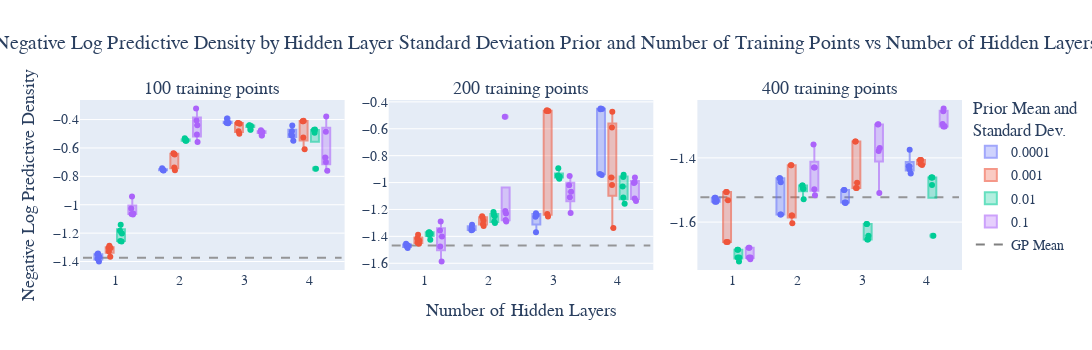

Notebook code cell kept with this figure:
### Code cell
import plotly.express as px 
import plotly.graph_objects as go
from plotly.subplots import make_subplots

# Create a box plot
df = data[data['num_hidden'] > 0]

fig = make_subplots(rows=1, cols=3, shared_yaxes=False, vertical_spacing=0.02, horizontal_spacing=0.05, x_title="Number of Hidden Layers", y_title="Negative Log Predictive Density", 
                    column_titles=["100 training points", "200 training points", "400 training points"])

box_fig = px.box(df, y="test-negative_log_predictive_density", x="num_hidden", color="outputscale", facet_col='num_train', hover_data=df.columns)
for trace in box_fig.data:
    trace.opacity = 0.6
    fig.add_trace(trace)

# Overlay a scatter plot on top of the box plot
strip_fig = px.strip(df, y="test-negative_log_predictive_density", x="num_hidden", color="outputscale", facet_col='num_train', hover_data=df.columns)
for trace in strip_fig.data:
    trace.showlegend=False
    fig.add_trace(trace)

for i, num_train in enumerate(['100', '200', '400'], 1): 
    mean = data['test-negative_log_predictive_density'][(data['num_train'] == num_train) & (data['num_hidden'] == 0)].mean()
    fig.add_shape(
        type='line',
        y0=mean, y1=mean,
        x0=.5, x1=4.5,
        line=dict(
            color='Gray',
            width=2,
            dash="dash",
        ), 
        layer='below',
        name='mean',
        opacity=0.8,
        col=i, row=1, 
    )

# hidden_num_0_mean = data['test-negative_log_predictive_density'][(data['num_hidden'] == 0) & (data['num_train'] == '200')].mean()

fig.add_trace(go.Scatter(
    x=[None],
    y=[None],
    mode='lines',
    line=dict(color="Gray", width=2, dash="dash"),
    showlegend=True,
    name='GP Mean',
), row=1, col=1)

fig.update_layout(
    font_family="Serif",
    title=dict(
        text="Negative Log Predictive Density by Hidden Layer Standard Deviation Prior and Number of Training Points vs Number of Hidden Layers", 
        font_size=20,
        y=0.9, 
        xanchor='center',
        x=.5,
    ),
    legend=dict(
        title="Prior Mean and<br>Standard Dev.", 
        x=1.01, 
        y=0.55,
        yanchor='middle',
        tracegroupgap=2,
    ),
    font_size=14, 
    boxmode='group', 
    width=1200, 
    height=350, 
)

fig.update_yaxes(dtick=0.2, col=1, row=1)
fig.update_yaxes(dtick=0.2, col=2, row=1)
fig.update_yaxes(dtick=0.2, col=3, row=1)

fig.update_annotations(font_size=18)

fig.show()
fig.write_image('../report_plots/nlpd_vs_outputscale_vs_num_traing_vs_num_hidden.jpg', scale=6, width=1200, height=350)
fig.write_image('../report_plots/nlpd_vs_outputscale_vs_num_traing_vs_num_hidden.svg', scale=6, width=1200, height=350)

### Figure 1 — Plotly figure (JSON) as saved in the notebook; plotly's stock layout.template omitted (floating-point values rounded to 4 significant figures; data arrays with more than 128 entries replaced by an {"elided": "..."} marker saying what was removed)
{"data": [{"alignmentgroup": "True", "customdata": {"elided": "20x12 mixed values"}, "hovertemplate": "outputscale=%{customdata[3]}<br>num_train=%{customdata[0]}<br>num_hidden=%{x}<br>test-negative_log_predictive_density=%{y}<br>model=%{customdata[1]}<br>dataset=%{customdata[2]}<br>run=%{customdata[4]}<br>test-expected_log_probability=%{customdata[5]}<br>test-mean_absolute_error=%{customdata[6]}<br>test-mean_squared_error=%{customdata[7]}<br>test-standardized_mean_squared_error=%{customdata[8]}<br>test-mean_standardized_log_loss=%{customdata[9]}<br>test-quantile_coverage_error=%{customdata[10]}<br>step=%{customdata[11]}<extra></extra>", "legendgroup": "0.0001", "marker": {"color": "#636efa"}, "name": "0.0001", "notched": false, "offsetgroup": "0.0001", "opacity": 0.6, "orientation": "v", "showlegend": true, "type": "box", "x": [1, 1, 1, 1, 1, 2, 2, 2, 2, 2, 4, 4, 4, 4, 4, 3, 3, 3, 3, 3], "x0": " ", "xaxis": "x", "y": [-1.381, -1.366, -1.4, -1.35, -1.343, -0.7438, -0.7512, -0.7565, -0.7593, -0.7557, -0.4418, -0.5136, -0.4817, -0.5069, -0.5491, -0.4219, -0.4223, -0.3926, -0.4231, -0.4253], "y0": " ", "yaxis": "y"}, {"alignmentgroup": "True", "customdata": {"elided": "17x12 mixed values"}, "hovertemplate": "outputscale=%{customdata[3]}<br>num_train=%{customdata[0]}<br>num_hidden=%{x}<br>test-negative_log_predictive_density=%{y}<br>model=%{customdata[1]}<br>dataset=%{customdata[2]}<br>run=%{customdata[4]}<br>test-expected_log_probability=%{customdata[5]}<br>test-mean_absolute_error=%{customdata[6]}<br>test-mean_squared_error=%{customdata[7]}<br>test-standardized_mean_squared_error=%{customdata[8]}<br>test-mean_standardized_log_loss=%{customdata[9]}<br>test-quantile_coverage_error=%{customdata[10]}<br>step=%{customdata[11]}<extra></extra>", "legendgroup": "0.0001", "marker": {"color": "#636efa"}, "name": "0.0001", "notched": false, "offsetgroup": "0.0001", "opacity": 0.6, "orientation": "v", "showlegend": false, "type": "box", "x": [2, 2, 2, 2, 1, 1, 1, 1, 3, 3, 3, 3, 4, 4, 4, 4, 4], "x0": " ", "xaxis": "x2", "y": [-1.35, -1.314, -1.354, -1.336, -1.468, -1.487, -1.471, -1.455, -1.228, -1.37, -1.255, -1.241, -0.9432, -0.937, -0.4548, -0.4529, -0.4493], "y0": " ", "yaxis": "y2"}, {"alignmentgroup": "True", "customdata": {"elided": "20x12 mixed values"}, "hovertemplate": "outputscale=%{customdata[3]}<br>num_train=%{customdata[0]}<br>num_hidden=%{x}<br>test-negative_log_predictive_density=%{y}<br>model=%{customdata[1]}<br>dataset=%{customdata[2]}<br>run=%{customdata[4]}<br>test-expected_log_probability=%{customdata[5]}<br>test-mean_absolute_error=%{customdata[6]}<br>test-mean_squared_error=%{customdata[7]}<br>test-standardized_mean_squared_error=%{customdata[8]}<br>test-mean_standardized_log_loss=%{customdata[9]}<br>test-quantile_coverage_error=%{customdata[10]}<br>step=%{customdata[11]}<extra></extra>", "legendgroup": "0.0001", "marker": {"color": "#636efa"}, "name": "0.0001", "notched": false, "offsetgroup": "0.0001", "opacity": 0.6, "orientation": "v", "showlegend": false, "type": "box", "x": [4, 4, 4, 4, 4, 2, 2, 2, 2, 2, 1, 1, 1, 1, 1, 3, 3, 3, 3, 3], "x0": " ", "xaxis": "x3", "y": [-1.375, -1.426, -1.436, -1.449, -1.426, -1.464, -1.576, -1.476, -1.464, -1.576, -1.536, -1.524, -1.533, -1.536, -1.524, -1.539, -1.5, -1.541, -1.539, -1.5], "y0": " ", "yaxis": "y3"}, {"alignmentgroup": "True", "customdata": {"elided": "20x12 mixed values"}, "hovertemplate": "outputscale=%{customdata[3]}<br>num_train=%{customdata[0]}<br>num_hidden=%{x}<br>test-negative_log_predictive_density=%{y}<br>model=%{customdata[1]}<br>dataset=%{customdata[2]}<br>run=%{customdata[4]}<br>test-expected_log_probability=%{customdata[5]}<br>test-mean_absolute_error=%{customdata[6]}<br>test-mean_squared_error=%{customdata[7]}<br>test-standardized_mean_squared_error=%{customdata[8]}<br>test-mean_standardized_log_loss=%{customdata[9]}<br>test-quantile_coverage_error=%{customdata[10]}<br>step=%{customdata[11]}<extra></extra>", "legendgroup": "0.001", "marker": {"color": "#EF553B"}, "name": "0.001", "notched": false, "offsetgroup": "0.001", "opacity": 0.6, "orientation": "v", "showlegend": true, "type": "box", "x": [4, 4, 4, 4, 4, 3, 3, 3, 3, 3, 2, 2, 2, 2, 2, 1, 1, 1, 1, 1], "x0": " ", "xaxis": "x", "y": [-0.4114, -0.4079, -0.5266, -0.6099, -0.4122, -0.4248, -0.4824, -0.5004, -0.424, -0.4288, -0.6412, -0.6375, -0.7383, -0.7564, -0.6466, -1.367, -1.305, -1.303, -1.329, -1.289], "y0": " ", "yaxis": "y"}, {"alignmentgroup": "True", "customdata": {"elided": "20x12 mixed values"}, "hovertemplate": "outputscale=%{customdata[3]}<br>num_train=%{customdata[0]}<br>num_hidden=%{x}<br>test-negative_log_predictive_density=%{y}<br>model=%{customdata[1]}<br>dataset=%{customdata[2]}<br>run=%{customdata[4]}<br>test-expected_log_probability=%{customdata[5]}<br>test-mean_absolute_error=%{customdata[6]}<br>test-mean_squared_error=%{customdata[7]}<br>test-standardized_mean_squared_error=%{customdata[8]}<br>test-mean_standardized_log_loss=%{customdata[9]}<br>test-quantile_coverage_error=%{customdata[10]}<br>step=%{customdata[11]}<extra></extra>", "legendgroup": "0.001", "marker": {"color": "#EF553B"}, "name": "0.001", "notched": false, "offsetgroup": "0.001", "opacity": 0.6, "orientation": "v", "showlegend": false, "type": "box", "x": [3, 3, 3, 3, 3, 2, 2, 2, 2, 2, 1, 1, 1, 1, 1, 4, 4, 4, 4, 4], "x0": " ", "xaxis": "x2", "y": [-0.4683, -1.253, -0.4676, -0.4627, -1.234, -1.322, -1.259, -1.307, -1.282, -1.251, -1.431, -1.447, -1.387, -1.415, -1.455, -1.338, -1.018, -0.4733, -0.5898, -0.962], "y0": " ", "yaxis": "y2"}, {"alignmentgroup": "True", "customdata": {"elided": "20x12 mixed values"}, "hovertemplate": "outputscale=%{customdata[3]}<br>num_train=%{customdata[0]}<br>num_hidden=%{x}<br>test-negative_log_predictive_density=%{y}<br>model=%{customdata[1]}<br>dataset=%{customdata[2]}<br>run=%{customdata[4]}<br>test-expected_log_probability=%{customdata[5]}<br>test-mean_absolute_error=%{customdata[6]}<br>test-mean_squared_error=%{customdata[7]}<br>test-standardized_mean_squared_error=%{customdata[8]}<br>test-mean_standardized_log_loss=%{customdata[9]}<br>test-quantile_coverage_error=%{customdata[10]}<br>step=%{customdata[11]}<extra></extra>", "legendgroup": "0.001", "marker": {"color": "#EF553B"}, "name": "0.001", "notched": false, "offsetgroup": "0.001", "opacity": 0.6, "orientation": "v", "showlegend": false, "type": "box", "x": [4, 4, 4, 4, 4, 1, 1, 1, 1, 1, 2, 2, 2, 2, 2, 3, 3, 3, 3, 3], "x0": " ", "xaxis": "x3", "y": [-1.419, -1.407, -1.407, -1.422, -1.407, -1.506, -1.662, -1.532, -1.506, -1.662, -1.58, -1.423, -1.603, -1.58, -1.423, -1.349, -1.494, -1.477, -1.349, -1.494], "y0": " ", "yaxis": "y3"}, {"alignmentgroup": "True", "customdata": {"elided": "20x12 mixed values"}, "hovertemplate": "outputscale=%{customdata[3]}<br>num_train=%{customdata[0]}<br>num_hidden=%{x}<br>test-negative_log_predictive_density=%{y}<br>model=%{customdata[1]}<br>dataset=%{customdata[2]}<br>run=%{customdata[4]}<br>test-expected_log_probability=%{customdata[5]}<br>test-mean_absolute_error=%{customdata[6]}<br>test-mean_squared_error=%{customdata[7]}<br>test-standardized_mean_squared_error=%{customdata[8]}<br>test-mean_standardized_log_loss=%{customdata[9]}<br>test-quantile_coverage_error=%{customdata[10]}<br>step=%{customdata[11]}<extra></extra>", "legendgroup": "0.01", "marker": {"color": "#00cc96"}, "name": "0.01", "notched": false, "offsetgroup": "0.01", "opacity": 0.6, "orientation": "v", "showlegend": true, "type": "box", "x": [4, 4, 4, 4, 4, 2, 2, 2, 2, 2, 1, 1, 1, 1, 1, 3, 3, 3, 3, 3], "x0": " ", "xaxis": "x", "y": [-0.4697, -0.474, -0.4743, -0.7465, -0.4929, -0.5317, -0.5494, -0.5439, -0.5448, -0.5498, -1.259, -1.141, -1.255, -1.202, -1.184, -0.4426, -0.4472, -0.4715, -0.4398, -0.446], "y0": " ", "yaxis": "y"}, {"alignmentgroup": "True", "customdata": {"elided": "20x12 mixed values"}, "hovertemplate": "outputscale=%{customdata[3]}<br>num_train=%{customdata[0]}<br>num_hidden=%{x}<br>test-negative_log_predictive_density=%{y}<br>model=%{customdata[1]}<br>dataset=%{customdata[2]}<br>run=%{customdata[4]}<br>test-expected_log_probability=%{customdata[5]}<br>test-mean_absolute_error=%{customdata[6]}<br>test-mean_squared_error=%{customdata[7]}<br>test-standardized_mean_squared_error=%{customdata[8]}<br>test-mean_standardized_log_loss=%{customdata[9]}<br>test-quantile_coverage_error=%{customdata[10]}<br>step=%{customdata[11]}<extra></extra>", "legendgroup": "0.01", "marker": {"color": "#00cc96"}, "name": "0.01", "notched": false, "offsetgroup": "0.01", "opacity": 0.6, "orientation": "v", "showlegend": false, "type": "box", "x": [3, 3, 3, 3, 3, 2, 2, 2, 2, 2, 1, 1, 1, 1, 1, 4, 4, 4, 4, 4], "x0": " ", "xaxis": "x2", "y": [-0.9601, -0.9466, -0.9545, -0.8938, -0.971, -1.29, -1.219, -1.3, -1.25, -1.24, -1.369, -1.425, -1.388, -1.38, -1.37, -1.029, -0.9423, -0.9586, -1.158, -1.112], "y0": " ", "yaxis": "y2"}, {"alignmentgroup": "True", "customdata": {"elided": "20x12 mixed values"}, "hovertemplate": "outputscale=%{customdata[3]}<br>num_train=%{customdata[0]}<br>num_hidden=%{x}<br>test-negative_log_predictive_density=%{y}<br>model=%{customdata[1]}<br>dataset=%{customdata[2]}<br>run=%{customdata[4]}<br>test-expected_log_probability=%{customdata[5]}<br>test-mean_absolute_error=%{customdata[6]}<br>test-mean_squared_error=%{customdata[7]}<br>test-standardized_mean_squared_error=%{customdata[8]}<br>test-mean_standardized_log_loss=%{customdata[9]}<br>test-quantile_coverage_error=%{customdata[10]}<br>step=%{customdata[11]}<extra></extra>", "legendgroup": "0.01", "marker": {"color": "#00cc96"}, "name": "0.01", "notched": false, "offsetgroup": "0.01", "opacity": 0.6, "orientation": "v", "showlegend": false, "type": "box", "x": [1, 1, 1, 1, 1, 4, 4, 4, 4, 4, 3, 3, 3, 3, 3, 2, 2, 2, 2, 2], "x0": " ", "xaxis": "x3", "y": [-1.71, -1.686, -1.723, -1.71, -1.686, -1.484, -1.461, -1.461, -1.642, -1.461, -1.654, -1.606, -1.642, -1.654, -1.606, -1.496, -1.486, -1.529, -1.496, -1.486], "y0": " ", "yaxis": "y3"}, {"alignmentgroup": "True", "customdata": {"elided": "20x12 mixed values"}, "hovertemplate": "outputscale=%{customdata[3]}<br>num_train=%{customdata[0]}<br>num_hidden=%{x}<br>test-negative_log_predictive_density=%{y}<br>model=%{customdata[1]}<br>dataset=%{customdata[2]}<br>run=%{customdata[4]}<br>test-expected_log_probability=%{customdata[5]}<br>test-mean_absolute_error=%{customdata[6]}<br>test-mean_squared_error=%{customdata[7]}<br>test-standardized_mean_squared_error=%{customdata[8]}<br>test-mean_standardized_log_loss=%{customdata[9]}<br>test-quantile_coverage_error=%{customdata[10]}<br>step=%{customdata[11]}<extra></extra>", "legendgroup": "0.1", "marker": {"color": "#ab63fa"}, "name": "0.1", "notched": false, "offsetgroup": "0.1", "opacity": 0.6, "orientation": "v", "showlegend": true, "type": "box", "x": [1, 1, 1, 1, 1, 3, 3, 3, 3, 3, 4, 4, 4, 4, 4, 2, 2, 2, 2, 2], "x0": " ", "xaxis": "x", "y": [-1.061, -1.069, -1.027, -1.065, -0.9428, -0.4872, -0.5119, -0.475, -0.4858, -0.4879, -0.6993, -0.7613, -0.4852, -0.6664, -0.3776, -0.4062, -0.5577, -0.4404, -0.5058, -0.3221], "y0": " ", "yaxis": "y"}, {"alignmentgroup": "True", "customdata": {"elided": "20x12 mixed values"}, "hovertemplate": "outputscale=%{customdata[3]}<br>num_train=%{customdata[0]}<br>num_hidden=%{x}<br>test-negative_log_predictive_density=%{y}<br>model=%{customdata[1]}<br>dataset=%{customdata[2]}<br>run=%{customdata[4]}<br>test-expected_log_probability=%{customdata[5]}<br>test-mean_absolute_error=%{customdata[6]}<br>test-mean_squared_error=%{customdata[7]}<br>test-standardized_mean_squared_error=%{customdata[8]}<br>test-mean_standardized_log_loss=%{customdata[9]}<br>test-quantile_coverage_error=%{customdata[10]}<br>step=%{customdata[11]}<extra></extra>", "legendgroup": "0.1", "marker": {"color": "#ab63fa"}, "name": "0.1", "notched": false, "offsetgroup": "0.1", "opacity": 0.6, "orientation": "v", "showlegend": false, "type": "box", "x": [1, 1, 1, 1, 1, 3, 3, 3, 3, 3, 2, 2, 2, 2, 2, 4, 4, 4, 4, 4], "x0": " ", "xaxis": "x2", "y": [-1.587, -1.289, -1.356, -1.475, -1.4, -1.11, -0.9504, -1.226, -1.069, -1.019, -0.511, -1.212, -1.289, -1.278, -1.231, -0.9615, -0.998, -1.118, -1.003, -1.136], "y0": " ", "yaxis": "y2"}, {"alignmentgroup": "True", "customdata": {"elided": "20x12 mixed values"}, "hovertemplate": "outputscale=%{customdata[3]}<br>num_train=%{customdata[0]}<br>num_hidden=%{x}<br>test-negative_log_predictive_density=%{y}<br>model=%{customdata[1]}<br>dataset=%{customdata[2]}<br>run=%{customdata[4]}<br>test-expected_log_probability=%{customdata[5]}<br>test-mean_absolute_error=%{customdata[6]}<br>test-mean_squared_error=%{customdata[7]}<br>test-standardized_mean_squared_error=%{customdata[8]}<br>test-mean_standardized_log_loss=%{customdata[9]}<br>test-quantile_coverage_error=%{customdata[10]}<br>step=%{customdata[11]}<extra></extra>", "legendgroup": "0.1", "marker": {"color": "#ab63fa"}, "name": "0.1", "notched": false, "offsetgroup": "0.1", "opacity": 0.6, "orientation": "v", "showlegend": false, "type": "box", "x": [1, 1, 1, 1, 1, 2, 2, 2, 2, 2, 3, 3, 3, 3, 3, 4, 4, 4, 4, 4], "x0": " ", "xaxis": "x3", "y": [-1.68, -1.71, -1.715, -1.68, -1.711, -1.43, -1.517, -1.498, -1.43, -1.359, -1.296, -1.37, -1.379, -1.296, -1.509, -1.294, -1.302, -1.255, -1.246, -1.302], "y0": " ", "yaxis": "y3"}, {"alignmentgroup": "True", "boxpoints": "all", "customdata": {"elided": "20x12 mixed values"}, "fillcolor": "rgba(255,255,255,0)", "hoveron": "points", "hovertemplate": "outputscale=%{customdata[3]}<br>num_train=%{customdata[0]}<br>num_hidden=%{x}<br>test-negative_log_predictive_density=%{y}<br>model=%{customdata[1]}<br>dataset=%{customdata[2]}<br>run=%{customdata[4]}<br>test-expected_log_probability=%{customdata[5]}<br>test-mean_absolute_error=%{customdata[6]}<br>test-mean_squared_error=%{customdata[7]}<br>test-standardized_mean_squared_error=%{customdata[8]}<br>test-mean_standardized_log_loss=%{customdata[9]}<br>test-quantile_coverage_error=%{customdata[10]}<br>step=%{customdata[11]}<extra></extra>", "legendgroup": "0.0001", "line": {"color": "rgba(255,255,255,0)"}, "marker": {"color": "#636efa"}, "name": "0.0001", "offsetgroup": "0.0001", "orientation": "v", "pointpos": 0, "showlegend": false, "type": "box", "x": [1, 1, 1, 1, 1, 2, 2, 2, 2, 2, 4, 4, 4, 4, 4, 3, 3, 3, 3, 3], "x0": " ", "xaxis": "x", "y": [-1.381, -1.366, -1.4, -1.35, -1.343, -0.7438, -0.7512, -0.7565, -0.7593, -0.7557, -0.4418, -0.5136, -0.4817, -0.5069, -0.5491, -0.4219, -0.4223, -0.3926, -0.4231, -0.4253], "y0": " ", "yaxis": "y"}, {"alignmentgroup": "True", "boxpoints": "all", "customdata": {"elided": "17x12 mixed values"}, "fillcolor": "rgba(255,255,255,0)", "hoveron": "points", "hovertemplate": "outputscale=%{customdata[3]}<br>num_train=%{customdata[0]}<br>num_hidden=%{x}<br>test-negative_log_predictive_density=%{y}<br>model=%{customdata[1]}<br>dataset=%{customdata[2]}<br>run=%{customdata[4]}<br>test-expected_log_probability=%{customdata[5]}<br>test-mean_absolute_error=%{customdata[6]}<br>test-mean_squared_error=%{customdata[7]}<br>test-standardized_mean_squared_error=%{customdata[8]}<br>test-mean_standardized_log_loss=%{customdata[9]}<br>test-quantile_coverage_error=%{customdata[10]}<br>step=%{customdata[11]}<extra></extra>", "legendgroup": "0.0001", "line": {"color": "rgba(255,255,255,0)"}, "marker": {"color": "#636efa"}, "name": "0.0001", "offsetgroup": "0.0001", "orientation": "v", "pointpos": 0, "showlegend": false, "type": "box", "x": [2, 2, 2, 2, 1, 1, 1, 1, 3, 3, 3, 3, 4, 4, 4, 4, 4], "x0": " ", "xaxis": "x2", "y": [-1.35, -1.314, -1.354, -1.336, -1.468, -1.487, -1.471, -1.455, -1.228, -1.37, -1.255, -1.241, -0.9432, -0.937, -0.4548, -0.4529, -0.4493], "y0": " ", "yaxis": "y2"}, {"alignmentgroup": "True", "boxpoints": "all", "customdata": {"elided": "20x12 mixed values"}, "fillcolor": "rgba(255,255,255,0)", "hoveron": "points", "hovertemplate": "outputscale=%{customdata[3]}<br>num_train=%{customdata[0]}<br>num_hidden=%{x}<br>test-negative_log_predictive_density=%{y}<br>model=%{customdata[1]}<br>dataset=%{customdata[2]}<br>run=%{customdata[4]}<br>test-expected_log_probability=%{customdata[5]}<br>test-mean_absolute_error=%{customdata[6]}<br>test-mean_squared_error=%{customdata[7]}<br>test-standardized_mean_squared_error=%{customdata[8]}<br>test-mean_standardized_log_loss=%{customdata[9]}<br>test-quantile_coverage_error=%{customdata[10]}<br>step=%{customdata[11]}<extra></extra>", "legendgroup": "0.0001", "line": {"color": "rgba(255,255,255,0)"}, "marker": {"color": "#636efa"}, "name": "0.0001", "offsetgroup": "0.0001", "orientation": "v", "pointpos": 0, "showlegend": false, "type": "box", "x": [4, 4, 4, 4, 4, 2, 2, 2, 2, 2, 1, 1, 1, 1, 1, 3, 3, 3, 3, 3], "x0": " ", "xaxis": "x3", "y": [-1.375, -1.426, -1.436, -1.449, -1.426, -1.464, -1.576, -1.476, -1.464, -1.576, -1.536, -1.524, -1.533, -1.536, -1.524, -1.539, -1.5, -1.541, -1.539, -1.5], "y0": " ", "yaxis": "y3"}, {"alignmentgroup": "True", "boxpoints": "all", "customdata": {"elided": "20x12 mixed values"}, "fillcolor": "rgba(255,255,255,0)", "hoveron": "points", "hovertemplate": "outputscale=%{customdata[3]}<br>num_train=%{customdata[0]}<br>num_hidden=%{x}<br>test-negative_log_predictive_density=%{y}<br>model=%{customdata[1]}<br>dataset=%{customdata[2]}<br>run=%{customdata[4]}<br>test-expected_log_probability=%{customdata[5]}<br>test-mean_absolute_error=%{customdata[6]}<br>test-mean_squared_error=%{customdata[7]}<br>test-standardized_mean_squared_error=%{customdata[8]}<br>test-mean_standardized_log_loss=%{customdata[9]}<br>test-quantile_coverage_error=%{customdata[10]}<br>step=%{customdata[11]}<extra></extra>", "legendgroup": "0.001", "line": {"color": "rgba(255,255,255,0)"}, "marker": {"color": "#EF553B"}, "name": "0.001", "offsetgroup": "0.001", "orientation": "v", "pointpos": 0, "showlegend": false, "type": "box", "x": [4, 4, 4, 4, 4, 3, 3, 3, 3, 3, 2, 2, 2, 2, 2, 1, 1, 1, 1, 1], "x0": " ", "xaxis": "x", "y": [-0.4114, -0.4079, -0.5266, -0.6099, -0.4122, -0.4248, -0.4824, -0.5004, -0.424, -0.4288, -0.6412, -0.6375, -0.7383, -0.7564, -0.6466, -1.367, -1.305, -1.303, -1.329, -1.289], "y0": " ", "yaxis": "y"}, {"alignmentgroup": "True", "boxpoints": "all", "customdata": {"elided": "20x12 mixed values"}, "fillcolor": "rgba(255,255,255,0)", "hoveron": "points", "hovertemplate": "outputscale=%{customdata[3]}<br>num_train=%{customdata[0]}<br>num_hidden=%{x}<br>test-negative_log_predictive_density=%{y}<br>model=%{customdata[1]}<br>dataset=%{customdata[2]}<br>run=%{customdata[4]}<br>test-expected_log_probability=%{customdata[5]}<br>test-mean_absolute_error=%{customdata[6]}<br>test-mean_squared_error=%{customdata[7]}<br>test-standardized_mean_squared_error=%{customdata[8]}<br>test-mean_standardized_log_loss=%{customdata[9]}<br>test-quantile_coverage_error=%{customdata[10]}<br>step=%{customdata[11]}<extra></extra>", "legendgroup": "0.001", "line": {"color": "rgba(255,255,255,0)"}, "marker": {"color": "#EF553B"}, "name": "0.001", "offsetgroup": "0.001", "orientation": "v", "pointpos": 0, "showlegend": false, "type": "box", "x": [3, 3, 3, 3, 3, 2, 2, 2, 2, 2, 1, 1, 1, 1, 1, 4, 4, 4, 4, 4], "x0": " ", "xaxis": "x2", "y": [-0.4683, -1.253, -0.4676, -0.4627, -1.234, -1.322, -1.259, -1.307, -1.282, -1.251, -1.431, -1.447, -1.387, -1.415, -1.455, -1.338, -1.018, -0.4733, -0.5898, -0.962], "y0": " ", "yaxis": "y2"}, {"alignmentgroup": "True", "boxpoints": "all", "customdata": {"elided": "20x12 mixed values"}, "fillcolor": "rgba(255,255,255,0)", "hoveron": "points", "hovertemplate": "outputscale=%{customdata[3]}<br>num_train=%{customdata[0]}<br>num_hidden=%{x}<br>test-negative_log_predictive_density=%{y}<br>model=%{customdata[1]}<br>dataset=%{customdata[2]}<br>run=%{customdata[4]}<br>test-expected_log_probability=%{customdata[5]}<br>test-mean_absolute_error=%{customdata[6]}<br>test-mean_squared_error=%{customdata[7]}<br>test-standardized_mean_squared_error=%{customdata[8]}<br>test-mean_standardized_log_loss=%{customdata[9]}<br>test-quantile_coverage_error=%{customdata[10]}<br>step=%{customdata[11]}<extra></extra>", "legendgroup": "0.001", "line": {"color": "rgba(255,255,255,0)"}, "marker": {"color": "#EF553B"}, "name": "0.001", "offsetgroup": "0.001", "orientation": "v", "pointpos": 0, "showlegend": false, "type": "box", "x": [4, 4, 4, 4, 4, 1, 1, 1, 1, 1, 2, 2, 2, 2, 2, 3, 3, 3, 3, 3], "x0": " ", "xaxis": "x3", "y": [-1.419, -1.407, -1.407, -1.422, -1.407, -1.506, -1.662, -1.532, -1.506, -1.662, -1.58, -1.423, -1.603, -1.58, -1.423, -1.349, -1.494, -1.477, -1.349, -1.494], "y0": " ", "yaxis": "y3"}, {"alignmentgroup": "True", "boxpoints": "all", "customdata": {"elided": "20x12 mixed values"}, "fillcolor": "rgba(255,255,255,0)", "hoveron": "points", "hovertemplate": "outputscale=%{customdata[3]}<br>num_train=%{customdata[0]}<br>num_hidden=%{x}<br>test-negative_log_predictive_density=%{y}<br>model=%{customdata[1]}<br>dataset=%{customdata[2]}<br>run=%{customdata[4]}<br>test-expected_log_probability=%{customdata[5]}<br>test-mean_absolute_error=%{customdata[6]}<br>test-mean_squared_error=%{customdata[7]}<br>test-standardized_mean_squared_error=%{customdata[8]}<br>test-mean_standardized_log_loss=%{customdata[9]}<br>test-quantile_coverage_error=%{customdata[10]}<br>step=%{customdata[11]}<extra></extra>", "legendgroup": "0.01", "line": {"color": "rgba(255,255,255,0)"}, "marker": {"color": "#00cc96"}, "name": "0.01", "offsetgroup": "0.01", "orientation": "v", "pointpos": 0, "showlegend": false, "type": "box", "x": [4, 4, 4, 4, 4, 2, 2, 2, 2, 2, 1, 1, 1, 1, 1, 3, 3, 3, 3, 3], "x0": " ", "xaxis": "x", "y": [-0.4697, -0.474, -0.4743, -0.7465, -0.4929, -0.5317, -0.5494, -0.5439, -0.5448, -0.5498, -1.259, -1.141, -1.255, -1.202, -1.184, -0.4426, -0.4472, -0.4715, -0.4398, -0.446], "y0": " ", "yaxis": "y"}, {"alignmentgroup": "True", "boxpoints": "all", "customdata": {"elided": "20x12 mixed values"}, "fillcolor": "rgba(255,255,255,0)", "hoveron": "points", "hovertemplate": "outputscale=%{customdata[3]}<br>num_train=%{customdata[0]}<br>num_hidden=%{x}<br>test-negative_log_predictive_density=%{y}<br>model=%{customdata[1]}<br>dataset=%{customdata[2]}<br>run=%{customdata[4]}<br>test-expected_log_probability=%{customdata[5]}<br>test-mean_absolute_error=%{customdata[6]}<br>test-mean_squared_error=%{customdata[7]}<br>test-standardized_mean_squared_error=%{customdata[8]}<br>test-mean_standardized_log_loss=%{customdata[9]}<br>test-quantile_coverage_error=%{customdata[10]}<br>step=%{customdata[11]}<extra></extra>", "legendgroup": "0.01", "line": {"color": "rgba(255,255,255,0)"}, "marker": {"color": "#00cc96"}, "name": "0.01", "offsetgroup": "0.01", "orientation": "v", "pointpos": 0, "showlegend": false, "type": "box", "x": [3, 3, 3, 3, 3, 2, 2, 2, 2, 2, 1, 1, 1, 1, 1, 4, 4, 4, 4, 4], "x0": " ", "xaxis": "x2", "y": [-0.9601, -0.9466, -0.9545, -0.8938, -0.971, -1.29, -1.219, -1.3, -1.25, -1.24, -1.369, -1.425, -1.388, -1.38, -1.37, -1.029, -0.9423, -0.9586, -1.158, -1.112], "y0": " ", "yaxis": "y2"}, {"alignmentgroup": "True", "boxpoints": "all", "customdata": {"elided": "20x12 mixed values"}, "fillcolor": "rgba(255,255,255,0)", "hoveron": "points", "hovertemplate": "outputscale=%{customdata[3]}<br>num_train=%{customdata[0]}<br>num_hidden=%{x}<br>test-negative_log_predictive_density=%{y}<br>model=%{customdata[1]}<br>dataset=%{customdata[2]}<br>run=%{customdata[4]}<br>test-expected_log_probability=%{customdata[5]}<br>test-mean_absolute_error=%{customdata[6]}<br>test-mean_squared_error=%{customdata[7]}<br>test-standardized_mean_squared_error=%{customdata[8]}<br>test-mean_standardized_log_loss=%{customdata[9]}<br>test-quantile_coverage_error=%{customdata[10]}<br>step=%{customdata[11]}<extra></extra>", "legendgroup": "0.01", "line": {"color": "rgba(255,255,255,0)"}, "marker": {"color": "#00cc96"}, "name": "0.01", "offsetgroup": "0.01", "orientation": "v", "pointpos": 0, "showlegend": false, "type": "box", "x": [1, 1, 1, 1, 1, 4, 4, 4, 4, 4, 3, 3, 3, 3, 3, 2, 2, 2, 2, 2], "x0": " ", "xaxis": "x3", "y": [-1.71, -1.686, -1.723, -1.71, -1.686, -1.484, -1.461, -1.461, -1.642, -1.461, -1.654, -1.606, -1.642, -1.654, -1.606, -1.496, -1.486, -1.529, -1.496, -1.486], "y0": " ", "yaxis": "y3"}, {"alignmentgroup": "True", "boxpoints": "all", "customdata": {"elided": "20x12 mixed values"}, "fillcolor": "rgba(255,255,255,0)", "hoveron": "points", "hovertemplate": "outputscale=%{customdata[3]}<br>num_train=%{customdata[0]}<br>num_hidden=%{x}<br>test-negative_log_predictive_density=%{y}<br>model=%{customdata[1]}<br>dataset=%{customdata[2]}<br>run=%{customdata[4]}<br>test-expected_log_probability=%{customdata[5]}<br>test-mean_absolute_error=%{customdata[6]}<br>test-mean_squared_error=%{customdata[7]}<br>test-standardized_mean_squared_error=%{customdata[8]}<br>test-mean_standardized_log_loss=%{customdata[9]}<br>test-quantile_coverage_error=%{customdata[10]}<br>step=%{customdata[11]}<extra></extra>", "legendgroup": "0.1", "line": {"color": "rgba(255,255,255,0)"}, "marker": {"color": "#ab63fa"}, "name": "0.1", "offsetgroup": "0.1", "orientation": "v", "pointpos": 0, "showlegend": false, "type": "box", "x": [1, 1, 1, 1, 1, 3, 3, 3, 3, 3, 4, 4, 4, 4, 4, 2, 2, 2, 2, 2], "x0": " ", "xaxis": "x", "y": [-1.061, -1.069, -1.027, -1.065, -0.9428, -0.4872, -0.5119, -0.475, -0.4858, -0.4879, -0.6993, -0.7613, -0.4852, -0.6664, -0.3776, -0.4062, -0.5577, -0.4404, -0.5058, -0.3221], "y0": " ", "yaxis": "y"}, {"alignmentgroup": "True", "boxpoints": "all", "customdata": {"elided": "20x12 mixed values"}, "fillcolor": "rgba(255,255,255,0)", "hoveron": "points", "hovertemplate": "outputscale=%{customdata[3]}<br>num_train=%{customdata[0]}<br>num_hidden=%{x}<br>test-negative_log_predictive_density=%{y}<br>model=%{customdata[1]}<br>dataset=%{customdata[2]}<br>run=%{customdata[4]}<br>test-expected_log_probability=%{customdata[5]}<br>test-mean_absolute_error=%{customdata[6]}<br>test-mean_squared_error=%{customdata[7]}<br>test-standardized_mean_squared_error=%{customdata[8]}<br>test-mean_standardized_log_loss=%{customdata[9]}<br>test-quantile_coverage_error=%{customdata[10]}<br>step=%{customdata[11]}<extra></extra>", "legendgroup": "0.1", "line": {"color": "rgba(255,255,255,0)"}, "marker": {"color": "#ab63fa"}, "name": "0.1", "offsetgroup": "0.1", "orientation": "v", "pointpos": 0, "showlegend": false, "type": "box", "x": [1, 1, 1, 1, 1, 3, 3, 3, 3, 3, 2, 2, 2, 2, 2, 4, 4, 4, 4, 4], "x0": " ", "xaxis": "x2", "y": [-1.587, -1.289, -1.356, -1.475, -1.4, -1.11, -0.9504, -1.226, -1.069, -1.019, -0.511, -1.212, -1.289, -1.278, -1.231, -0.9615, -0.998, -1.118, -1.003, -1.136], "y0": " ", "yaxis": "y2"}, {"alignmentgroup": "True", "boxpoints": "all", "customdata": {"elided": "20x12 mixed values"}, "fillcolor": "rgba(255,255,255,0)", "hoveron": "points", "hovertemplate": "outputscale=%{customdata[3]}<br>num_train=%{customdata[0]}<br>num_hidden=%{x}<br>test-negative_log_predictive_density=%{y}<br>model=%{customdata[1]}<br>dataset=%{customdata[2]}<br>run=%{customdata[4]}<br>test-expected_log_probability=%{customdata[5]}<br>test-mean_absolute_error=%{customdata[6]}<br>test-mean_squared_error=%{customdata[7]}<br>test-standardized_mean_squared_error=%{customdata[8]}<br>test-mean_standardized_log_loss=%{customdata[9]}<br>test-quantile_coverage_error=%{customdata[10]}<br>step=%{customdata[11]}<extra></extra>", "legendgroup": "0.1", "line": {"color": "rgba(255,255,255,0)"}, "marker": {"color": "#ab63fa"}, "name": "0.1", "offsetgroup": "0.1", "orientation": "v", "pointpos": 0, "showlegend": false, "type": "box", "x": [1, 1, 1, 1, 1, 2, 2, 2, 2, 2, 3, 3, 3, 3, 3, 4, 4, 4, 4, 4], "x0": " ", "xaxis": "x3", "y": [-1.68, -1.71, -1.715, -1.68, -1.711, -1.43, -1.517, -1.498, -1.43, -1.359, -1.296, -1.37, -1.379, -1.296, -1.509, -1.294, -1.302, -1.255, -1.246, -1.302], "y0": " ", "yaxis": "y3"}, {"line": {"color": "Gray", "dash": "dash", "width": 2}, "mode": "lines", "name": "GP Mean", "showlegend": true, "type": "scatter", "x": [null], "xaxis": "x", "y": [null], "yaxis": "y"}], "layout": {"annotations": [{"font": {"size": 18}, "showarrow": false, "text": "100 training points", "x": 0.15, "xanchor": "center", "xref": "paper", "y": 1, "yanchor": "bottom", "yref": "paper"}, {"font": {"size": 18}, "showarrow": false, "text": "200 training points", "x": 0.5, "xanchor": "center", "xref": "paper", "y": 1, "yanchor": "bottom", "yref": "paper"}, {"font": {"size": 18}, "showarrow": false, "text": "400 training points", "x": 0.85, "xanchor": "center", "xref": "paper", "y": 1, "yanchor": "bottom", "yref": "paper"}, {"font": {"size": 18}, "showarrow": false, "text": "Number of Hidden Layers", "x": 0.5, "xanchor": "center", "xref": "paper", "y": 0, "yanchor": "top", "yref": "paper", "yshift": -30}, {"font": {"size": 18}, "showarrow": false, "text": "Negative Log Predictive Density", "textangle": -90, "x": 0, "xanchor": "right", "xref": "paper", "xshift": -40, "y": 0.5, "yanchor": "middle", "yref": "paper"}], "boxmode": "group", "font": {"family": "Serif", "size": 14}, "height": 350, "legend": {"title": {"text": "Prior Mean and<br>Standard Dev."}, "tracegroupgap": 2, "x": 1.01, "y": 0.55, "yanchor": "middle"}, "shapes": [{"layer": "below", "line": {"color": "Gray", "dash": "dash", "width": 2}, "name": "mean", "opacity": 0.8, "type": "line", "x0": 0.5, "x1": 4.5, "xref": "x", "y0": -1.374, "y1": -1.374, "yref": "y"}, {"layer": "below", "line": {"color": "Gray", "dash": "dash", "width": 2}, "name": "mean", "opacity": 0.8, "type": "line", "x0": 0.5, "x1": 4.5, "xref": "x2", "y0": -1.468, "y1": -1.468, "yref": "y2"}, {"layer": "below", "line": {"color": "Gray", "dash": "dash", "width": 2}, "name": "mean", "opacity": 0.8, "type": "line", "x0": 0.5, "x1": 4.5, "xref": "x3", "y0": -1.523, "y1": -1.523, "yref": "y3"}], "title": {"font": {"size": 20}, "text": "Negative Log Predictive Density by Hidden Layer Standard Deviation Prior and Number of Training Points vs Number of Hidden Layers", "x": 0.5, "xanchor": "center", "y": 0.9}, "width": 1200, "xaxis": {"anchor": "y", "domain": [0, 0.3]}, "xaxis2": {"anchor": "y2", "domain": [0.35, 0.65]}, "xaxis3": {"anchor": "y3", "domain": [0.7, 1]}, "yaxis": {"anchor": "x", "domain": [0, 1], "dtick": 0.2}, "yaxis2": {"anchor": "x2", "domain": [0, 1], "dtick": 0.2}, "yaxis3": {"anchor": "x3", "domain": [0, 1], "dtick": 0.2}}}
